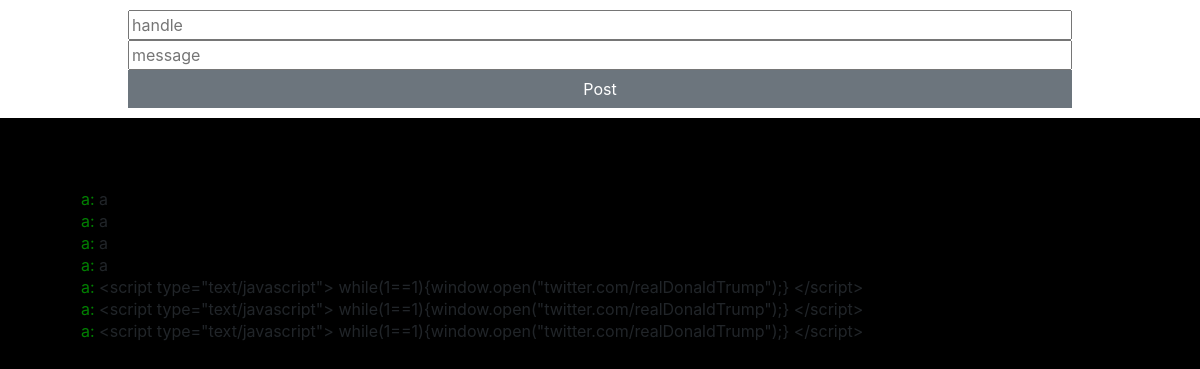
Page /chat/test/ on the committed database.
### chat/models.py (models this page shows, shortened)
class Message(models.Model):
    room = models.ForeignKey(Room, related_name='messages')
    handle = models.TextField()
    message = models.TextField()
    timestamp = models.DateTimeField(default=timezone.now, db_index=True)

### chat/views.py (the view)
# urls.py: url(r'^(?P<label>[^/]+)/$', views.chat_room, name='chat_room'),
def chat_room(request, label):
    room, created = Room.objects.get_or_create(label=label)
    messages = reversed(room.messages.order_by('-timestamp')[:50])
    return render(request, "chat/room.html",{
        'room':room,
        'messages':messages,
    })

### chat/templates/chat/room.html (shortened to what this page needs)
<html>
  <head>
    {% load staticfiles %}
  </head>
  <body>
    <form id="chatform">
      <div id="chat-control">
        <input id="handle" type="text" placeholder="handle" autocomplete="off" maxlength="12"><br>
        <input id="message" type="text" placeholder="message" autocomplete="off"><br>
        <button id="submit-but" type="submit" class="btn btn-secondary">Post</button>
      </div>
      <div id="chat-box" class="center">
        <table id="chat">
          {% for message in messages %}
            <tr>
              <td><font color="green">{{ message.handle }}:</font> {{ message.message }}</td>
            </tr>
          {% endfor %}
        </table>
      </div>
    </form>
    <link rel="stylesheet" href="https://maxcdn.bootstrapcdn.com/bootstrap/4.0.0-beta/css/bootstrap.min.css">
    <link rel="stylesheet" href='{% static "/chat/style.css" %}'>
  </body>
</html>

### chat/static/chat/style.css (style rules this page uses)
body { background-color: black; color: white; }
#chat-box { padding: 20px; width: 90%; }
#chat-control { margin: 0px 0px 50px 0px; padding: 10px; background-color: white; text-align: center; position: sticky; top: 0; -webkit-transform: translateZ(0); }
#submit-but { width: 80%; border-radius: 0; }
#handle { width: 80%; }
#message { width: 80%; }
.center { margin: auto; }

### rows in the picture
Message: handle "a", message "a"
Message: handle "a", message "a"
Message: handle "a", message "a"
Message: handle "a", message "a"
Message: handle "a", message "<script type=\"text/javascript\"> while(1==1){window.open(\"twitter.com/realDonaldTrump\");} </script>"
Message: handle "a", message "<script type=\"text/javascript\"> while(1==1){window.open(\"twitter.com/realDonaldTrump\");} </script>"
Message: handle "a", message "<script type=\"text/javascript\"> while(1==1){window.open(\"twitter.com/realDonaldTrump\");} </script>"
